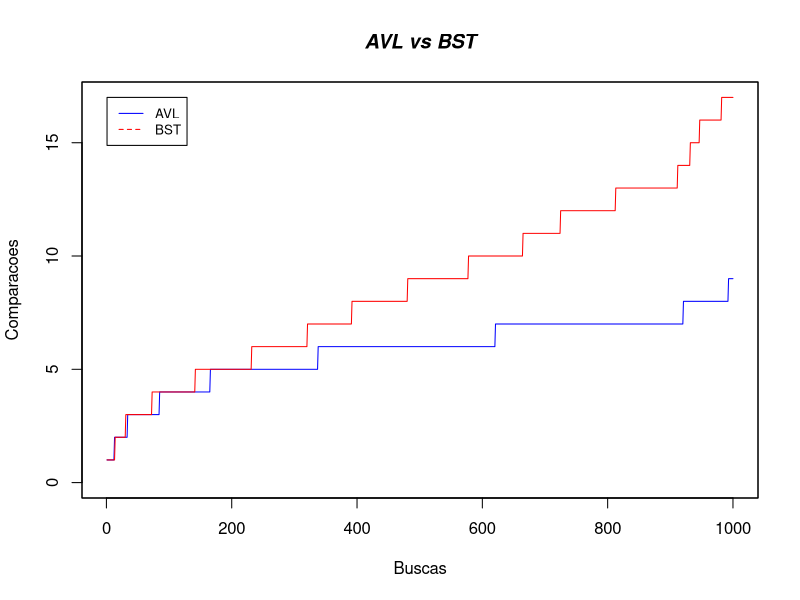

Here is the R script that generated this plot:
bst<-c(1,1,1,1,1,1,1,1,1,1,1,1,1,2,2,2,2,2,2,2,2,2,2,2,2,2,2,2,2,2,3,3,3,3,3,3,3,3,3,3,3,3,3,3,3,3,3,3,3,3,3,3,3,3,3,3,3,3,3,3,3,3,3,3,3,3,3,3,3,3,3,3,4,4,4,4,4,4,4,4,4,4,4,4,4,4,4,4,4,4,4,4,4,4,4,4,4,4,4,4,4,4,4,4,4,4,4,4,4,4,4,4,4,4,4,4,4,4,4,4,4,4,4,4,4,4,4,4,4,4,4,4,4,4,4,4,4,4,4,4,4,5,5,5,5,5,5,5,5,5,5,5,5,5,5,5,5,5,5,5,5,5,5,5,5,5,5,5,5,5,5,5,5,5,5,5,5,5,5,5,5,5,5,5,5,5,5,5,5,5,5,5,5,5,5,5,5,5,5,5,5,5,5,5,5,5,5,5,5,5,5,5,5,5,5,5,5,5,5,5,5,5,5,5,5,5,5,5,5,5,5,6,6,6,6,6,6,6,6,6,6,6,6,6,6,6,6,6,6,6,6,6,6,6,6,6,6,6,6,6,6,6,6,6,6,6,6,6,6,6,6,6,6,6,6,6,6,6,6,6,6,6,6,6,6,6,6,6,6,6,6,6,6,6,6,6,6,6,6,6,6,6,6,6,6,6,6,6,6,6,6,6,6,6,6,6,6,6,6,6,7,7,7,7,7,7,7,7,7,7,7,7,7,7,7,7,7,7,7,7,7,7,7,7,7,7,7,7,7,7,7,7,7,7,7,7,7,7,7,7,7,7,7,7,7,7,7,7,7,7,7,7,7,7,7,7,7,7,7,7,7,7,7,7,7,7,7,7,7,7,7,8,8,8,8,8,8,8,8,8,8,8,8,8,8,8,8,8,8,8,8,8,8,8,8,8,8,8,8,8,8,8,8,8,8,8,8,8,8,8,8,8,8,8,8,8,8,8,8,8,8,8,8,8,8,8,8,8,8,8,8,8,8,8,8,8,8,8,8,8,8,8,8,8,8,8,8,8,8,8,8,8,8,8,8,8,8,8,8,8,9,9,9,9,9,9,9,9,9,9,9,9,9,9,9,9,9,9,9,9,9,9,9,9,9,9,9,9,9,9,9,9,9,9,9,9,9,9,9,9,9,9,9,9,9,9,9,9,9,9,9,9,9,9,9,9,9,9,9,9,9,9,9,9,9,9,9,9,9,9,9,9,9,9,9,9,9,9,9,9,9,9,9,9,9,9,9,9,9,9,9,9,9,9,9,9,9,10,10,10,10,10,10,10,10,10,10,10,10,10,10,10,10,10,10,10,10,10,10,10,10,10,10,10,10,10,10,10,10,10,10,10,10,10,10,10,10,10,10,10,10,10,10,10,10,10,10,10,10,10,10,10,10,10,10,10,10,10,10,10,10,10,10,10,10,10,10,10,10,10,10,10,10,10,10,10,10,10,10,10,10,10,10,10,11,11,11,11,11,11,11,11,11,11,11,11,11,11,11,11,11,11,11,11,11,11,11,11,11,11,11,11,11,11,11,11,11,11,11,11,11,11,11,11,11,11,11,11,11,11,11,11,11,11,11,11,11,11,11,11,11,11,11,11,12,12,12,12,12,12,12,12,12,12,12,12,12,12,12,12,12,12,12,12,12,12,12,12,12,12,12,12,12,12,12,12,12,12,12,12,12,12,12,12,12,12,12,12,12,12,12,12,12,12,12,12,12,12,12,12,12,12,12,12,12,12,12,12,12,12,12,12,12,12,12,12,12,12,12,12,12,12,12,12,12,12,12,12,12,12,12,12,13,13,13,13,13,13,13,13,13,13,13,13,13,13,13,13,13,13,13,13,13,13,13,13,13,13,13,13,13,13,13,13,13,13,13,13,13,13,13,13,13,13,13,13,13,13,13,13,13,13,13,13,13,13,13,13,13,13,13,13,13,13,13,13,13,13,13,13,13,13,13,13,13,13,13,13,13,13,13,13,13,13,13,13,13,13,13,13,13,13,13,13,13,13,13,13,13,13,13,14,14,14,14,14,14,14,14,14,14,14,14,14,14,14,14,14,14,14,14,15,15,15,15,15,15,15,15,15,15,15,15,15,15,15,16,16,16,16,16,16,16,16,16,16,16,16,16,16,16,16,16,16,16,16,16,16,16,16,16,16,16,16,16,16,16,16,16,16,16,17,17,17,17,17,17,17,17,17,17,17,17,17,17,17,17,17,17,17)
avl<-c(1,1,1,1,1,1,1,1,1,1,1,1,2,2,2,2,2,2,2,2,2,2,2,2,2,2,2,2,2,2,2,2,2,3,3,3,3,3,3,3,3,3,3,3,3,3,3,3,3,3,3,3,3,3,3,3,3,3,3,3,3,3,3,3,3,3,3,3,3,3,3,3,3,3,3,3,3,3,3,3,3,3,3,3,4,4,4,4,4,4,4,4,4,4,4,4,4,4,4,4,4,4,4,4,4,4,4,4,4,4,4,4,4,4,4,4,4,4,4,4,4,4,4,4,4,4,4,4,4,4,4,4,4,4,4,4,4,4,4,4,4,4,4,4,4,4,4,4,4,4,4,4,4,4,4,4,4,4,4,4,4,4,4,4,4,5,5,5,5,5,5,5,5,5,5,5,5,5,5,5,5,5,5,5,5,5,5,5,5,5,5,5,5,5,5,5,5,5,5,5,5,5,5,5,5,5,5,5,5,5,5,5,5,5,5,5,5,5,5,5,5,5,5,5,5,5,5,5,5,5,5,5,5,5,5,5,5,5,5,5,5,5,5,5,5,5,5,5,5,5,5,5,5,5,5,5,5,5,5,5,5,5,5,5,5,5,5,5,5,5,5,5,5,5,5,5,5,5,5,5,5,5,5,5,5,5,5,5,5,5,5,5,5,5,5,5,5,5,5,5,5,5,5,5,5,5,5,5,5,5,5,5,5,5,5,5,5,5,5,5,5,5,5,5,5,5,5,5,5,5,5,5,5,5,5,5,5,6,6,6,6,6,6,6,6,6,6,6,6,6,6,6,6,6,6,6,6,6,6,6,6,6,6,6,6,6,6,6,6,6,6,6,6,6,6,6,6,6,6,6,6,6,6,6,6,6,6,6,6,6,6,6,6,6,6,6,6,6,6,6,6,6,6,6,6,6,6,6,6,6,6,6,6,6,6,6,6,6,6,6,6,6,6,6,6,6,6,6,6,6,6,6,6,6,6,6,6,6,6,6,6,6,6,6,6,6,6,6,6,6,6,6,6,6,6,6,6,6,6,6,6,6,6,6,6,6,6,6,6,6,6,6,6,6,6,6,6,6,6,6,6,6,6,6,6,6,6,6,6,6,6,6,6,6,6,6,6,6,6,6,6,6,6,6,6,6,6,6,6,6,6,6,6,6,6,6,6,6,6,6,6,6,6,6,6,6,6,6,6,6,6,6,6,6,6,6,6,6,6,6,6,6,6,6,6,6,6,6,6,6,6,6,6,6,6,6,6,6,6,6,6,6,6,6,6,6,6,6,6,6,6,6,6,6,6,6,6,6,6,6,6,6,6,6,6,6,6,6,6,6,6,6,6,6,6,6,6,6,6,6,6,6,6,6,6,6,6,6,6,6,6,6,6,6,6,6,6,6,6,6,7,7,7,7,7,7,7,7,7,7,7,7,7,7,7,7,7,7,7,7,7,7,7,7,7,7,7,7,7,7,7,7,7,7,7,7,7,7,7,7,7,7,7,7,7,7,7,7,7,7,7,7,7,7,7,7,7,7,7,7,7,7,7,7,7,7,7,7,7,7,7,7,7,7,7,7,7,7,7,7,7,7,7,7,7,7,7,7,7,7,7,7,7,7,7,7,7,7,7,7,7,7,7,7,7,7,7,7,7,7,7,7,7,7,7,7,7,7,7,7,7,7,7,7,7,7,7,7,7,7,7,7,7,7,7,7,7,7,7,7,7,7,7,7,7,7,7,7,7,7,7,7,7,7,7,7,7,7,7,7,7,7,7,7,7,7,7,7,7,7,7,7,7,7,7,7,7,7,7,7,7,7,7,7,7,7,7,7,7,7,7,7,7,7,7,7,7,7,7,7,7,7,7,7,7,7,7,7,7,7,7,7,7,7,7,7,7,7,7,7,7,7,7,7,7,7,7,7,7,7,7,7,7,7,7,7,7,7,7,7,7,7,7,7,7,7,7,7,7,7,7,7,7,7,7,7,7,7,7,7,7,7,7,7,7,7,7,7,7,7,7,7,7,7,7,7,7,7,7,7,7,7,7,7,7,7,7,7,7,7,7,7,7,7,7,7,7,7,7,7,8,8,8,8,8,8,8,8,8,8,8,8,8,8,8,8,8,8,8,8,8,8,8,8,8,8,8,8,8,8,8,8,8,8,8,8,8,8,8,8,8,8,8,8,8,8,8,8,8,8,8,8,8,8,8,8,8,8,8,8,8,8,8,8,8,8,8,8,8,8,8,8,9,9,9,9,9,9,9,9)
buscas <- range(0, length(avl))
comparacoes <- range(0, avl, bst)
plot(avl, type = "l", col = "blue", ylim = comparacoes, ann=FALSE)
box()
lines(bst, type = 'l', col = 'red')
title(main = "AVL vs BST", font.main = 4)
title(ylab = "Comparacoes")
title(xlab = "Buscas")
legend(1, comparacoes[2], c("AVL", "BST"), cex = 0.8, col = c("blue", "red"), lty = 1:2)